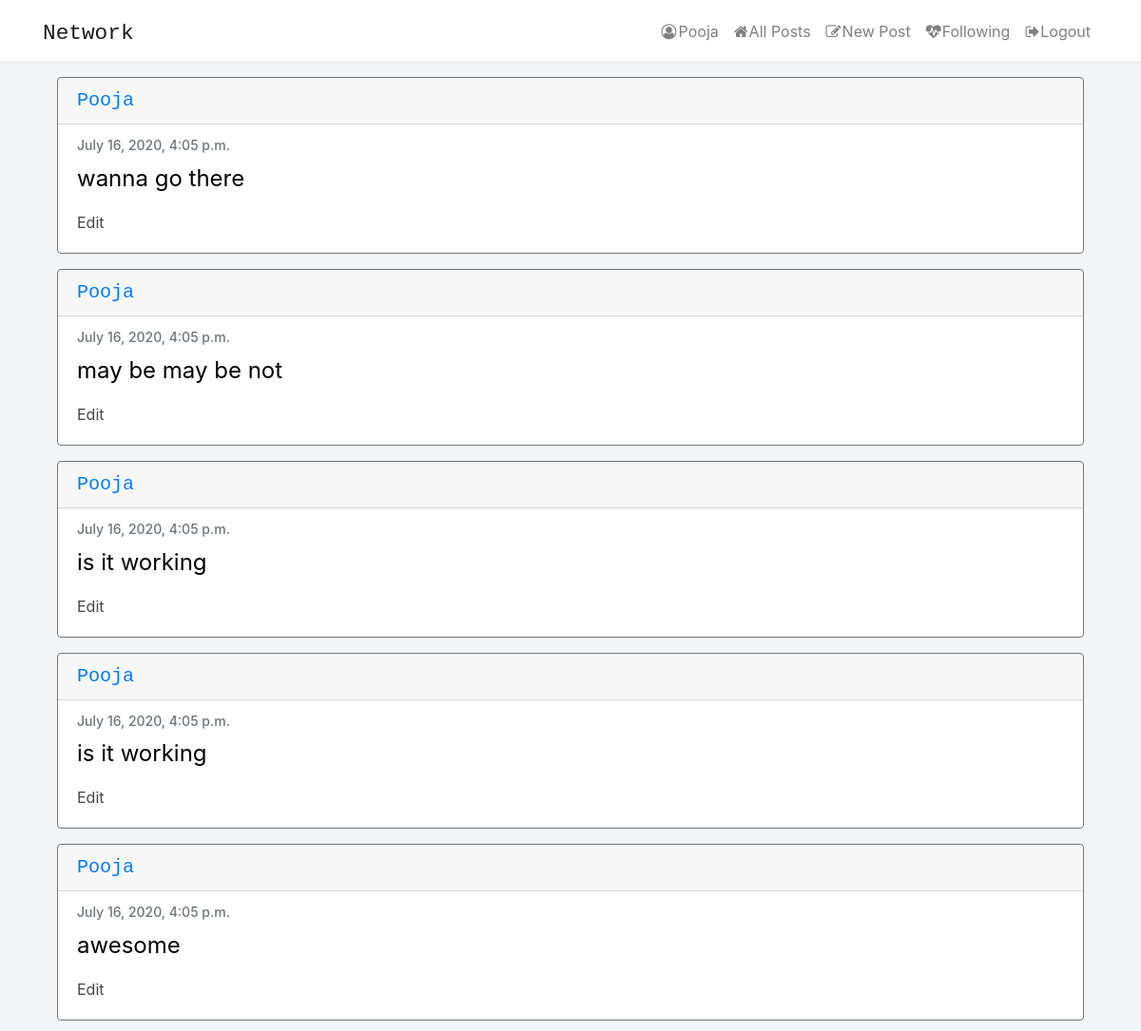
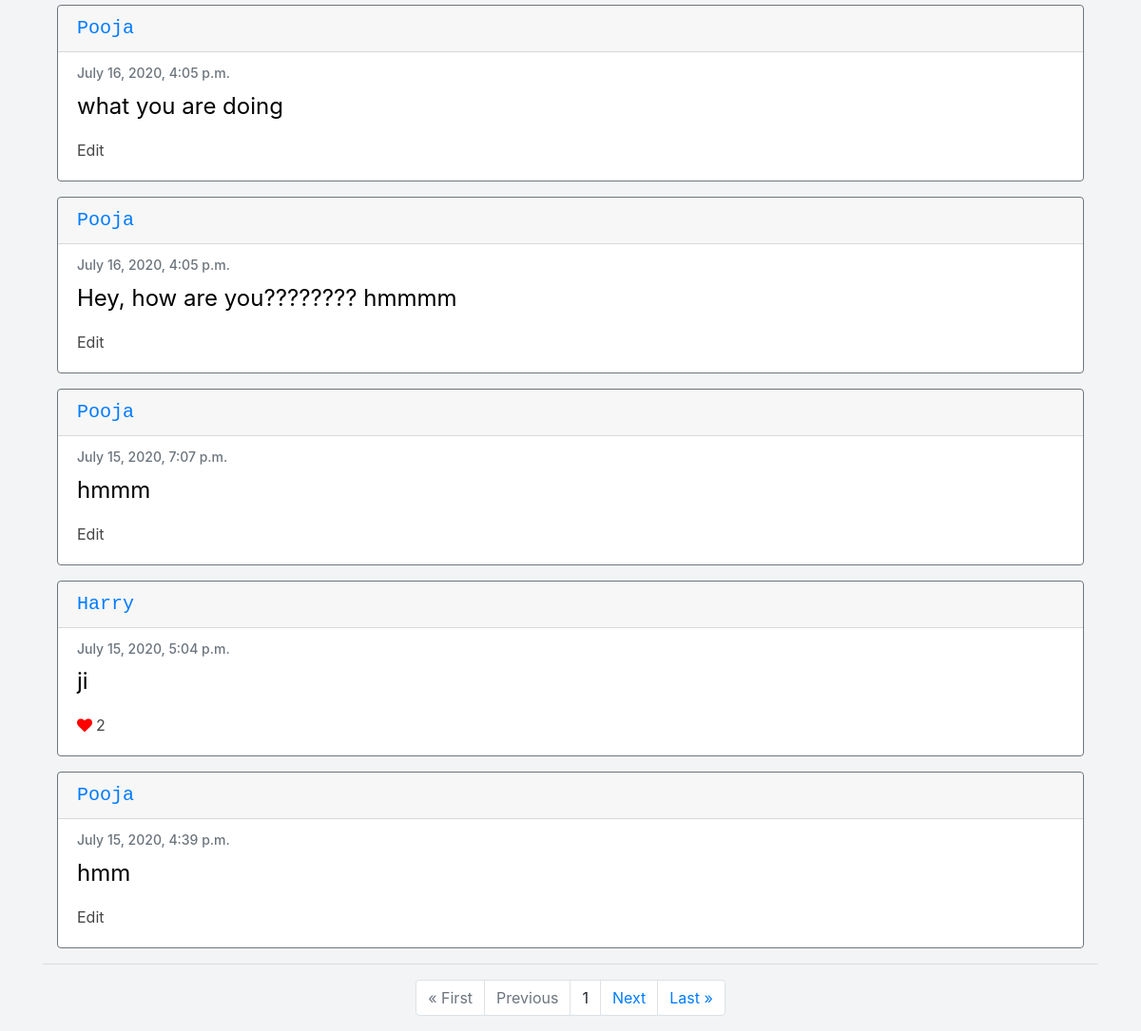
/ (signed in), run on the app's committed database (2 pictures, top to bottom).
### network/models.py (models this page shows, shortened)
class User(AbstractUser):
    pass

class Post(models.Model):
    content = models.CharField(max_length=255)
    user = models.ForeignKey('User', on_delete=models.CASCADE, related_name='author')
    date = models.DateTimeField(default=datetime.now())
    liked = models.ManyToManyField('User', default = None, blank = True, related_name='post_likes')

### network/views.py (the view)
# urls.py: path("", views.index, name="index"),
def index(request):
    posts = Post.objects.all().order_by('id').reverse()
    paginator = Paginator(posts, 10)
    page_number = request.GET.get('page')
    page_obj = paginator.get_page(page_number)
    return render(request, "network/index.html", {'page_obj': page_obj})

### network/templates/network/index.html
{% extends "network/layout.html" %}
{% load static %}
{% block body %}
{% for post in page_obj %}
<div class="card border-secondary mb-3" style="width:auto; margin:15px;">
    <h5 class="card-header"><a href="{% url 'profile' username=post.user %}">{{post.user|title}}</a></h5>
    <div class="card-body text-secondary">
      <h6 class="card-subtitle mb-2 text-muted">{{post.date}}</h6>
      <p class="card-text">{{post.content}}</p>
        {% if user.is_authenticated %}
            {% if request.user == post.user %}
            <a href="{% url 'edit' post_id=post.id%}" class="edit" style="right: 20px;">Edit</a>
            {% elif request.user in post.liked.all %}
            <a class="likebutton" href="#" data-catid="{{ post.id }}" id="{{post.id}}" data-total="{{post.liked.all.count}}"  data-value="Unlike" value="submit"><i class="fa fa-heart" id="heart{{post.id}}" style="margin-right: 4px; color:red;"></i><span id="liked{{post.id}}">{{post.liked.all.count}}</span></a>
            {% else %}
            <a class="likebutton" href="#" data-catid="{{ post.id }}" id="{{post.id}}" data-total="{{post.liked.all.count}}"  data-value="Like" value="submit"><i class="fa fa-heart" id="heart{{post.id}}" style="margin-right: 4px; color:black;"></i><span id="liked{{post.id}}">{{post.liked.all.count}}</span></a>
            {% endif %}
        {% else %}
            <p>Likes: {{post.liked.all.count}}</p>
        {% endif %}
    </div>
</div>
{% endfor %}
    <hr>
        <div class="container">
            <ul class="pagination justify-content-center">
                {% if page_obj.has_previous %}
                    <li class="page-item"><a href="?page=1" class="page-link">&laquo; First</a></li>
                    <li class="page-item"><a href="?page={{ page_obj.previous_page_number }}" class="page-link">Previous</a></li>
                {% else %}
                <li class="page-item disabled"><a class="page-link">&laquo; First</a></li>
                <li class="page-item disabled"><a class="page-link">Previous</a></li>
                {% endif %}
                    <li class="page-item"><a class="page-link">{{ page_obj.number }}</a></li>
                {% if page_obj.has_next %}
                <li class="page-item"><a href="?page={{ page_obj.next_page_number }}" class="page-link">Next</a></li>
                <li class="page-item"><a href="?page={{ page_obj.paginator.num_pages }}" class="page-link">Last &raquo;</a></li>
                {% else %}
                <li class="page-item disabled"><a class="page-link">Next</a></li>
                <li class="page-item disabled"><a class="page-link">Last &raquo;</a></li>
                {% endif %}
            </ul>
        </div>
{% endblock %}

### network/templates/network/layout.html (shortened to what this page needs)
{% load static %}
<!DOCTYPE html>
<html lang="en">
    <head>
        <link rel="stylesheet" href="https://stackpath.bootstrapcdn.com/bootstrap/4.4.1/css/bootstrap.min.css">
        <link href="{% static 'network/styles.css' %}" rel="stylesheet">
        <link rel="stylesheet" href="https://cdnjs.cloudflare.com/ajax/libs/font-awesome/4.7.0/css/font-awesome.min.css">
    </head>
    <body>
            <nav class="navbar navbar-expand-lg navbar-light bg-light">
                <div class="container">
                    <a class="navbar-brand network" href="{% url 'index' %}"><code>Network</code></a>
                    <div>
                        <ul class="navbar-nav mr-auto">
                            {% if user.is_authenticated %}
                            <ul class="navbar-nav ml-auto">
                                <li class="nav-item dropdown">
                                  <a class="nav-link" href="{% url 'profile' username=user.username %}">
                                    <i class="fa fa-user-circle-o" style="margin-right: 2px;"></i>{{ request.user|title }}
                                  </a>
                                </li>
                              </ul>
                            {% endif %}
                            <li class="nav-item">
                            <a class="nav-link " href="{% url 'index' %}"><i class="fa fa-home" style="margin-right: 1px;"></i>All Posts</a>
                            </li>
                            {% if user.is_authenticated %}
                                <li class="nav-item">
                                    <a class="nav-link" href="{% url 'newpost' username=user.username %}"><i class="fa fa-pencil-square-o" style="margin-right: 1px;"></i>New Post</a>
                                </li>
                                <li class="nav-item">
                                    <a class="nav-link" href="{% url 'following' username=user.username %}"><i class="fa fa-heartbeat" style="margin-right: 1px;"></i>Following</a>
                                </li>
                                <li class="nav-item">
                                    <a class="nav-link" href="{% url 'logout' %}"><i class="fa fa-sign-out" style="margin-right: 1px;"></i>Logout</a>
                                </li>
                            {% endif %}
                        </ul>
                    </div>
                </div>
            </nav>
        <div class="container">
            <div class="body">
                {% block body %}
                {% endblock %}
            </div>
        </div>
</html>

### network/static/network/styles.css (style rules this page uses)
body { background-color: #f2f4f5; }
.navbar { background-color:white !important; border-bottom: solid #e1e4e6 1px; }
.likebutton ,.edit { color:#454545; }
.card-header { font-size:20px; font-family: monospace; }
.card-subtitle { font-size:14px; }
.card-text { font-size:24px; color:black; }
.network { font-size: 26px; color:black; font-family: 'Franklin Gothic Medium', 'Arial Narrow', Arial, sans-serif; }

### data on the page
User: user "Pooja"
Post: user "Pooja", date "July 16, 2020, 4:05 p.m.", content "wanna go there", shows "Edit"
Post: user "Pooja", date "July 16, 2020, 4:05 p.m.", content "may be may be not", shows "Edit"
Post: user "Pooja", date "July 16, 2020, 4:05 p.m.", content "is it working", shows "Edit"
Post: user "Pooja", date "July 16, 2020, 4:05 p.m.", content "is it working", shows "Edit"
Post: user "Pooja", date "July 16, 2020, 4:05 p.m.", content "awesome", shows "Edit"
Post: user "Pooja", date "July 16, 2020, 4:05 p.m.", content "what you are doing", shows "Edit"
Post: user "Pooja", date "July 16, 2020, 4:05 p.m.", content "Hey, how are you???????? hmmmm", shows "Edit"
Post: user "Pooja", date "July 15, 2020, 7:07 p.m.", content "hmmm", shows "Edit"
Post: user "Harry", date "July 15, 2020, 5:04 p.m.", content "ji", liked.all.count "2"
Post: user "Pooja", date "July 15, 2020, 4:39 p.m.", content "hmm", shows "Edit"

### other printed values
{{ page_obj.number }} "1"
